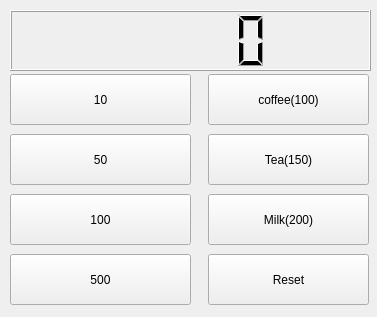
<?xml version="1.0" encoding="UTF-8"?>
<ui version="4.0">
 <class>Widget</class>
 <widget class="QWidget" name="Widget">
  <property name="geometry">
   <rect>
    <x>0</x>
    <y>0</y>
    <width>377</width>
    <height>317</height>
   </rect>
  </property>
  <property name="windowTitle">
   <string>Widget</string>
  </property>
  <widget class="QLCDNumber" name="lcdNumber">
   <property name="geometry">
    <rect>
     <x>10</x>
     <y>10</y>
     <width>361</width>
     <height>61</height>
    </rect>
   </property>
  </widget>
  <widget class="QPushButton" name="pb10">
   <property name="geometry">
    <rect>
     <x>10</x>
     <y>74</y>
     <width>181</width>
     <height>51</height>
    </rect>
   </property>
   <property name="text">
    <string>10</string>
   </property>
  </widget>
  <widget class="QPushButton" name="pb50">
   <property name="geometry">
    <rect>
     <x>10</x>
     <y>134</y>
     <width>181</width>
     <height>51</height>
    </rect>
   </property>
   <property name="text">
    <string>50</string>
   </property>
  </widget>
  <widget class="QPushButton" name="pb100">
   <property name="geometry">
    <rect>
     <x>10</x>
     <y>194</y>
     <width>181</width>
     <height>51</height>
    </rect>
   </property>
   <property name="text">
    <string>100</string>
   </property>
  </widget>
  <widget class="QPushButton" name="pb500">
   <property name="geometry">
    <rect>
     <x>10</x>
     <y>254</y>
     <width>181</width>
     <height>51</height>
    </rect>
   </property>
   <property name="text">
    <string>500</string>
   </property>
  </widget>
  <widget class="QPushButton" name="pbCoffee">
   <property name="geometry">
    <rect>
     <x>208</x>
     <y>74</y>
     <width>161</width>
     <height>51</height>
    </rect>
   </property>
   <property name="text">
    <string>coffee(100)</string>
   </property>
  </widget>
  <widget class="QPushButton" name="pbTea">
   <property name="geometry">
    <rect>
     <x>208</x>
     <y>134</y>
     <width>161</width>
     <height>51</height>
    </rect>
   </property>
   <property name="text">
    <string>Tea(150)</string>
   </property>
  </widget>
  <widget class="QPushButton" name="pbMilk">
   <property name="geometry">
    <rect>
     <x>208</x>
     <y>194</y>
     <width>161</width>
     <height>51</height>
    </rect>
   </property>
   <property name="text">
    <string>Milk(200)</string>
   </property>
  </widget>
  <widget class="QPushButton" name="pbReset">
   <property name="geometry">
    <rect>
     <x>208</x>
     <y>254</y>
     <width>161</width>
     <height>51</height>
    </rect>
   </property>
   <property name="text">
    <string>Reset</string>
   </property>
  </widget>
 </widget>
 <resources/>
 <connections/>
</ui>
